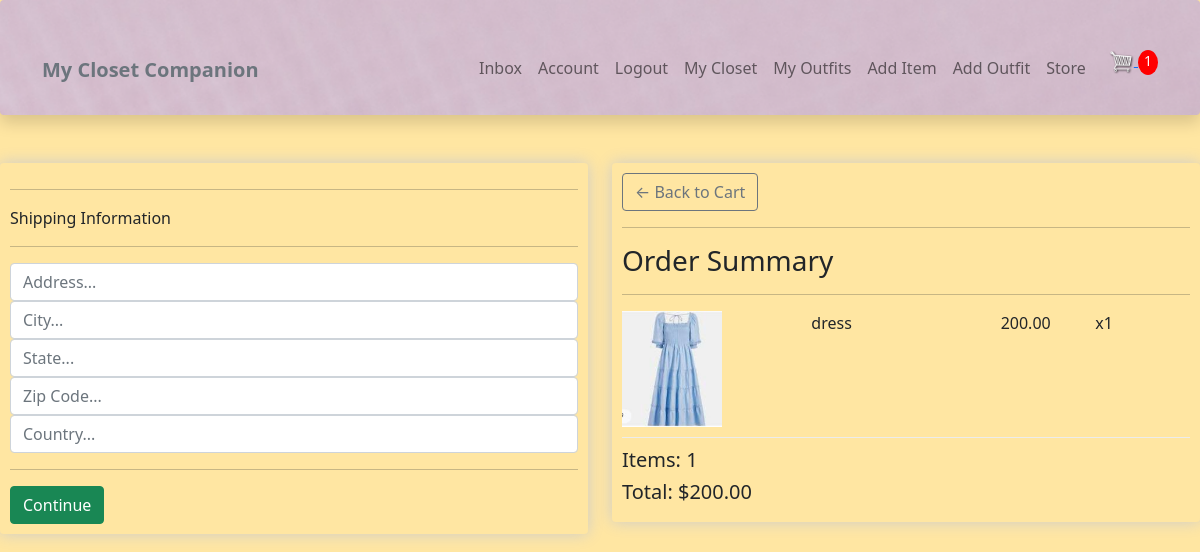
Page /store/checkout/ (signed in) on the earlier database version.
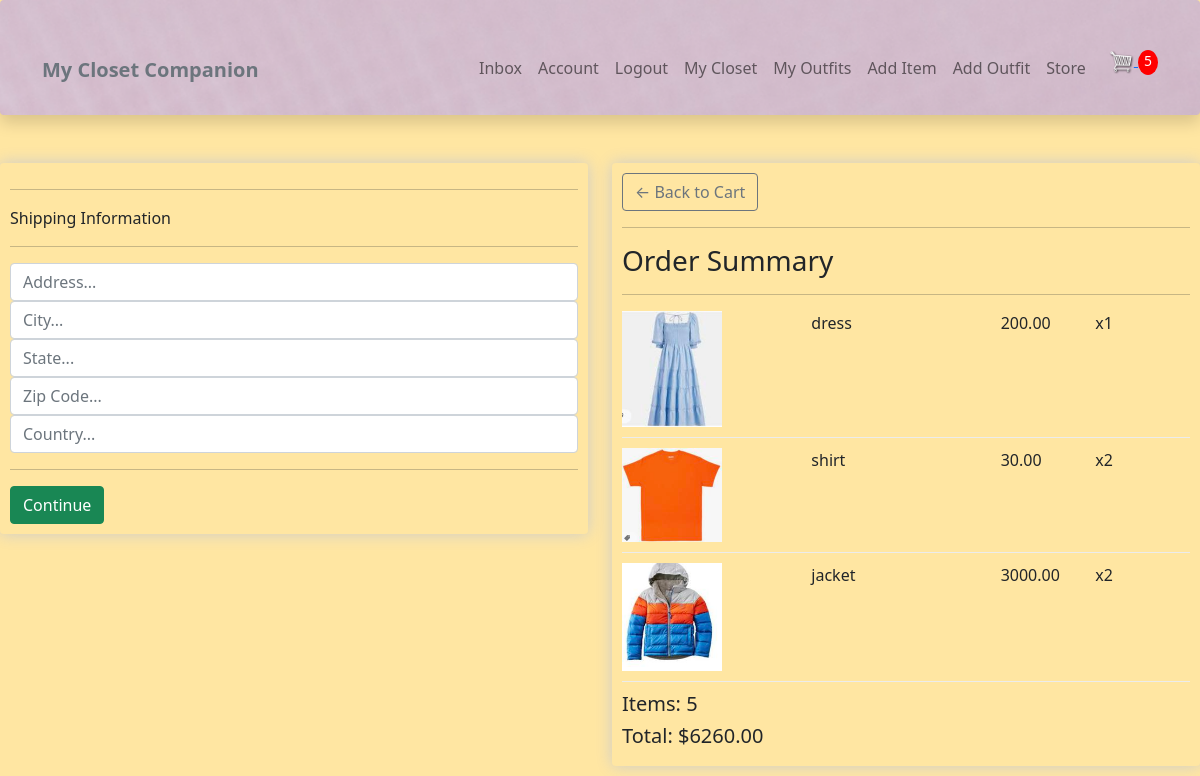
Same page on the later database version.
### store/models.py (models this page shows, shortened)
class OrderItem(models.Model):
    item = models.ForeignKey(Item, on_delete = models.SET_NULL, null=True)
    order = models.ForeignKey(Order, on_delete=models.SET_NULL, null=True)
    quantity = models.IntegerField(default=0, null=True, blank=True)
    date_added = models.DateTimeField(auto_now_add=True)
    @property
    def get_total(self):
        total = self.item.price * self.quantity
        return total

class Order(models.Model):
    customer = models.ForeignKey(Profile, on_delete=models.CASCADE, null=True, blank=True)
    date_ordered = models.DateTimeField(auto_now_add=True)
    complete = models.BooleanField(default=False)
    transaction_id = models.CharField(max_length=100, null=True)
    @property
    def get_cart_total(self):
        orderitems = self.orderitem_set.all()
        total = sum([item.get_total for item in orderitems])
        return total
    @property
    def get_cart_items(self):
        orderitems = self.orderitem_set.all()
        total = sum([item.quantity for item in orderitems])
        return total

### wardrobe/models.py (models this page shows, shortened)
class Item(models.Model):
    top = 'top'
    bottom = 'bottom'
    dress = 'dress'
    shoe = 'shoe'
    outerwear = 'outerwear'
    handbag = 'handbag'
    other = 'other'
    item_type = [
        (top, 'top'),
        (bottom, 'bottom'),
        (dress, 'dress'),
        (shoe, 'shoe'),
        (outerwear, 'outerwear'),
        (handbag, 'handbag'),
        (other, 'other'),
    ]
    owner = models.ForeignKey(Profile, null=True, blank=True, on_delete=models.CASCADE)
    name = models.CharField(max_length=100)
    description = models.TextField(max_length=300, blank=True, null=True)
    type = models.CharField(max_length=100, choices = item_type, default=shoe)
    image = ResizedImageField(size=[200, 200], upload_to="images")
    sell = models.BooleanField(default=False)
    price = models.DecimalField(max_digits=7, decimal_places=2, blank=True, null=True)
    tags = models.ManyToManyField('Tag', blank=True)
    created = models.DateTimeField(auto_now_add=True)
    id = models.UUIDField(default=uuid.uuid4, unique=True, primary_key=True, editable=False)
    @property
    def imageURL(self):
        try:
            url = self.image.url
        except:
            url = ''
        return url

### store/views.py (the view)
# urls.py: path('checkout/', views.checkout, name="checkout"),
@login_required(login_url="login")
def checkout(request):
    data = cartData(request)
    cartItems = data['cartItems']
    order = data['order']
    orderItems = data['orderItems']
    context = {'orderItems': orderItems, 'order': order, 'cartItems': cartItems}
    return render(request, 'store/checkout.html', context)

### store/utils.py (called while the page is built)
def cartData(request):
	if request.user.is_authenticated:
		customer = request.user.profile
		order, created = Order.objects.get_or_create(customer=customer, complete=False)
		orderItems = order.orderitem_set.all()
		cartItems = order.get_cart_items
	else:
		return redirect('login')
	return {'cartItems': cartItems ,'order': order, 'orderItems': orderItems}

### store/templates/store/checkout.html (shortened to what this page needs)
{% extends 'main.html'%}
{% load static %}
{% block content %}
<div class="row">
    <div class="col-lg-6">
        <div class="box-element" id="form-wrapper">
            <form id="form">
                <div id="shipping-info">
                    <hr>
                    <p>Shipping Information</p>
                    <hr>
                    <div class="form-field">
                        <input type="text" class="form-control" name="address" placeholder="Address...">
                    </div>
                    <div class="form-field">
                        <input type="text" class="form-control" name="city" placeholder="City...">
                    </div>
                    <div class="form-field">
                        <input type="text" class="form-control" name="state" placeholder="State...">
                    </div>
                    <div class="form-field">
                        <input type="text" class="form-control" name="zipcode" placeholder="Zip Code...">
                    </div>
                    <div class="form-field">
                        <input type="text" class="form-control" name="country" placeholder="Country...">
                    </div>
                </div>
                <hr>
                <input id="form-button" value="Continue" type="submit" class="btn btn-success btn-block">
            </form>
        </div>
        <br>
    </div>
    <div class="col-lg-6">
        <div class="box-element">
            <a href="{% url 'cart' %}" class="btn btn-outline-secondary">&#x2190; Back to Cart</a>
            <hr>
            <h3>Order Summary</h3>
            <hr>
            {% for orderItem in orderItems %}
            <div class="cart-row">
                <div style="flex:2"><img class="row-image" src="{{orderItem.item.imageURL}}"></div>
                <div style="flex:2">{{orderItem.item.name}}</div>
                <div style="flex:1">{{orderItem.item.price|floatformat:2}}</div>
                <div style="flex:1"><p>x{{orderItem.quantity}}</p></div>
            </div>
            {% endfor %}
            <h5>Items: {{order.get_cart_items}}</h5>
            <h5>Total: ${{order.get_cart_total}}</h5>
        </div>
    </div>
</div>
{% endblock %}

Differences in the rows shown:
added OrderItem: item.imageURL (picture), item.name "shirt", item.price "30.00", quantity "2"
added OrderItem: item.imageURL (picture), item.name "jacket", item.price "3000.00", quantity "2"
computed for Order: get_cart_items "1" → "5"; get_cart_total "200.00" → "6260.00"
Other differences:
{{ cartItems }}: "1" → "5"
